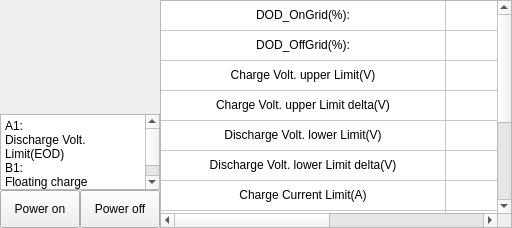
                   <widget class="QWidget" name="Lithium_stackedWidgetPage">
                    <layout class="QGridLayout" name="gridLayout_23">
                     <property name="leftMargin">
                      <number>0</number>
                     </property>
                     <property name="topMargin">
                      <number>0</number>
                     </property>
                     <property name="rightMargin">
                      <number>0</number>
                     </property>
                     <property name="bottomMargin">
                      <number>0</number>
                     </property>
                     <property name="spacing">
                      <number>0</number>
                     </property>
                     <item row="0" column="0">
                      <layout class="QHBoxLayout" name="horizontalLayout_29" stretch="1,3">
                       <item>
                        <layout class="QVBoxLayout" name="verticalLayout_24" stretch="3,2,1">
                         <item>
                          <widget class="QLabel" name="label_9">
                           <property name="styleSheet">
                            <string notr="true">border-image: url(:/new_ui/UI/BatterySOC.png);</string>
                           </property>
                           <property name="text">
                            <string/>
                           </property>
                          </widget>
                         </item>
                         <item>
                          <widget class="QPlainTextEdit" name="plainTextEdit">
                           <property name="plainText">
                            <string>A1: 
Discharge Volt. Limit(EOD)
B1: 
Floating charge</string>
                           </property>
                          </widget>
                         </item>
                         <item>
                          <layout class="QHBoxLayout" name="horizontalLayout_27">
                           <item>
                            <widget class="QPushButton" name="Battery_PowerOn">
                             <property name="sizePolicy">
                              <sizepolicy hsizetype="Preferred" vsizetype="Preferred">
                               <horstretch>0</horstretch>
                               <verstretch>0</verstretch>
                              </sizepolicy>
                             </property>
                             <property name="text">
                              <string>Power on</string>
                             </property>
                            </widget>
                           </item>
                           <item>
                            <widget class="QPushButton" name="Battery_PowerOff">
                             <property name="sizePolicy">
                              <sizepolicy hsizetype="Minimum" vsizetype="Preferred">
                               <horstretch>0</horstretch>
                               <verstretch>0</verstretch>
                              </sizepolicy>
                             </property>
                             <property name="text">
                              <string>Power off</string>
                             </property>
                            </widget>
                           </item>
                          </layout>
                         </item>
                        </layout>
                       </item>
                       <item>
                        <widget class="QTableWidget" name="Lithum_Tab">
                         <property name="cursor" stdset="0">
                          <cursorShape>ArrowCursor</cursorShape>
                         </property>
                         <property name="rowCount">
                          <number>12</number>
                         </property>
                         <property name="columnCount">
                          <number>2</number>
                         </property>
                         <attribute name="horizontalHeaderVisible">
                          <bool>false</bool>
                         </attribute>
                         <attribute name="horizontalHeaderCascadingSectionResizes">
                          <bool>false</bool>
                         </attribute>
                         <attribute name="horizontalHeaderDefaultSectionSize">
                          <number>285</number>
                         </attribute>
                         <attribute name="verticalHeaderVisible">
                          <bool>false</bool>
                         </attribute>
                         <row/>
                         <row/>
                         <row/>
                         <row/>
                         <row/>
                         <row/>
                         <row/>
                         <row/>
                         <row/>
                         <row/>
                         <row/>
                         <row/>
                         <column/>
                         <column/>
                         <item row="0" column="0">
                          <property name="text">
                           <string>DOD_OnGrid(%):</string>
                          </property>
                          <property name="textAlignment">
                           <set>AlignCenter</set>
                          </property>
                         </item>
                         <item row="1" column="0">
                          <property name="text">
                           <string>DOD_OffGrid(%):</string>
                          </property>
                          <property name="textAlignment">
                           <set>AlignCenter</set>
                          </property>
                         </item>
                         <item row="2" column="0">
                          <property name="text">
                           <string>Charge Volt. upper Limit(V)</string>
                          </property>
                          <property name="textAlignment">
                           <set>AlignCenter</set>
                          </property>
                         </item>
                         <item row="3" column="0">
                          <property name="text">
                           <string>Charge Volt. upper Limit delta(V)</string>
                          </property>
                          <property name="textAlignment">
                           <set>AlignCenter</set>
                          </property>
                         </item>
                         <item row="4" column="0">
                          <property name="text">
                           <string>Discharge Volt. lower Limit(V)</string>
                          </property>
                          <property name="textAlignment">
                           <set>AlignCenter</set>
                          </property>
                         </item>
                         <item row="4" column="1">
                          <property name="text">
                           <string/>
                          </property>
                          <property name="textAlignment">
                           <set>AlignCenter</set>
                          </property>
                         </item>
                         <item row="5" column="0">
                          <property name="text">
                           <string>Discharge Volt. lower Limit delta(V)</string>
                          </property>
                          <property name="textAlignment">
                           <set>AlignCenter</set>
                          </property>
                         </item>
                         <item row="6" column="0">
                          <property name="text">
                           <string>Charge Current Limit(A)</string>
                          </property>
                          <property name="textAlignment">
                           <set>AlignCenter</set>
                          </property>
                         </item>
                         <item row="7" column="0">
                          <property name="text">
                           <string>Discharge Current Limit(A)</string>
                          </property>
                          <property name="textAlignment">
                           <set>AlignCenter</set>
                          </property>
                         </item>
                         <item row="8" column="0">
                          <property name="text">
                           <string>Floating charge(V)</string>
                          </property>
                          <property name="textAlignment">
                           <set>AlignCenter</set>
                          </property>
                         </item>
                         <item row="8" column="1">
                          <property name="text">
                           <string/>
                          </property>
                         </item>
                         <item row="9" column="0">
                          <property name="text">
                           <string>Equalized charge(V)</string>
                          </property>
                          <property name="textAlignment">
                           <set>AlignCenter</set>
                          </property>
                         </item>
                         <item row="10" column="0">
                          <property name="text">
                           <string>Generator turn off SOC(B1)</string>
                          </property>
                          <property name="textAlignment">
                           <set>AlignCenter</set>
                          </property>
                         </item>
                         <item row="11" column="0">
                          <property name="text">
                           <string>Generator turn on SOC(A1)</string>
                          </property>
                          <property name="textAlignment">
                           <set>AlignCenter</set>
                          </property>
                         </item>
                        </widget>
                       </item>
                      </layout>
                     </item>
                    </layout>
                   </widget>
